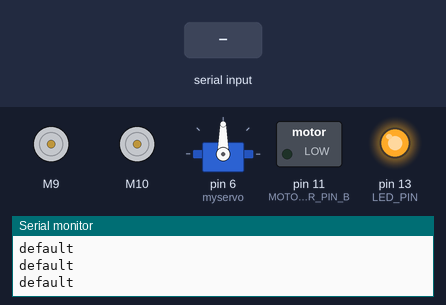
A sketch run on a simulated Arduino Uno, built with avr-gcc and run on an emulated ATmega328P. Shown: 2 × DC motor (green arrow = forward, orange = backward, longer = faster), servo, switched loads named in the sketch (green lamp = pin HIGH), output pins drawn as LEDs (lit = HIGH), the last lines printed to the serial monitor. The inputs (shaded band) are chosen by the test bench.

Above: at 2.7 s.
2.8 s: "w" received over the second serial link
At 3.3 s:
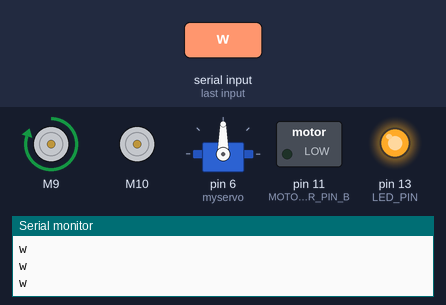
4.5 s: "a" received over the second serial link
At 5.6 s:
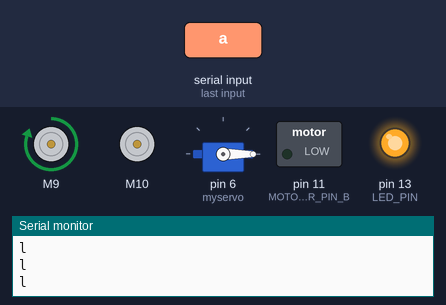
6.0 s: "0" received over the second serial link
At 6.7 s:
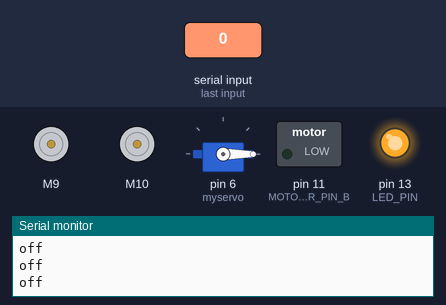
7.5 s: "1" received over the second serial link
At 7.9 s:
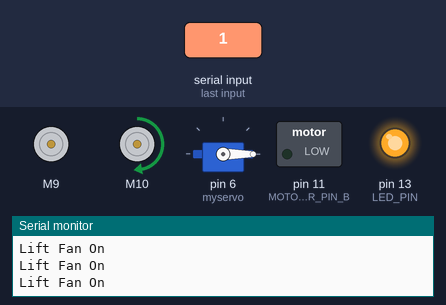
9.0 s: "o" received over the second serial link
At 9.4 s:
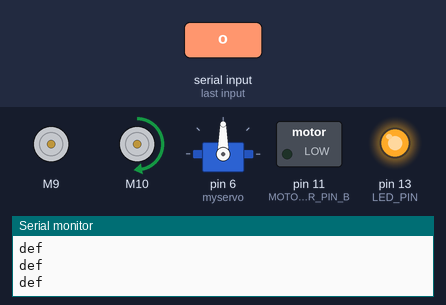
10.5 s: "d" received over the second serial link
At 11.4 s:
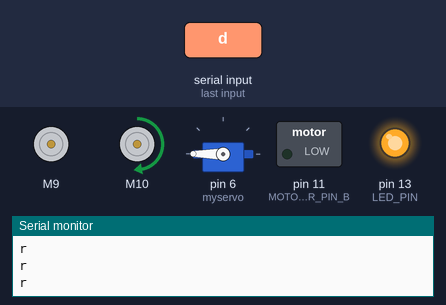
Timing chart, 0 to 13.0 s (numbered marks = the images above; inputs shaded):
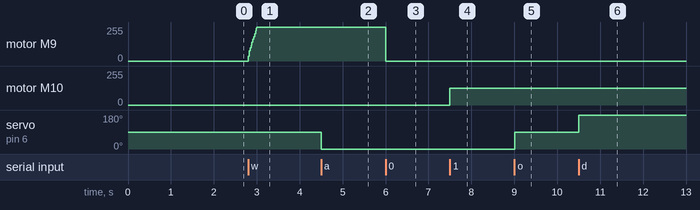

The sketch:

Working-Integration-Code.ino
```cpp
#include "ESC.h"

#include <SoftwareSerial.h>

#include <Servo.h>

#define LED_PIN (13)            // Pin for the LED
#define SPEED_MIN (1000)        // Set the Minimum Speed in microseconds
#define SPEED_MAX_THRUST (2200) // Set the Minimum Speed in microseconds
#define SPEED_MAX_LIFT (3000)
#define ARM_VALUE (500)
#define MOTOR_DIR_PIN_A (10)
#define MOTOR_DIR_PIN_B (11)
#define MOTOR_SPEED_PWM (9)

ESC ThrustFan(9, SPEED_MIN, SPEED_MAX_THRUST, ARM_VALUE); // ESC_Name (ESC PIN, Minimum Value, Maximum Value, Default Speed, Arm Value)
ESC LiftFan(10, SPEED_MIN, SPEED_MAX_LIFT, ARM_VALUE);    // ESC_Name (ESC PIN, Minimum Value, Maximum Value, Default Speed, Arm Value)
int oESC;                                                 // Variable for the speed sent to the ESC
int ThrustOnceFlag = 1;
int MotorOnceFlag = 1;

SoftwareSerial bluetooth(2, 3); // RX | TX
int SensorPin = A0;             // select the input pin for the potentiometer
int SensorValue = 0;
int SpeedReached = 0;
char Flag = 0;

Servo myservo; // create servo object to control a servo
int Pos = 90;  // variable to store the servo position
int ServoOnceFlag = 1;
int ServoToDefaultFlag = 1;

char ReadBluetooth(); //Function Declarations
void GetPotValue();
void TrustFanOn();
void TrustFanOff();
void LiftFanOn();
void LiftFanOff();
void TurnLeftServo();
void TurnRightServo();
void ServoAtDefaultPos();
void CollectorMotorLift();
void CollectorMotorRelease();

void setup()
{
  Serial.begin(9600);
  pinMode(LED_PIN, OUTPUT); // LED Visual Output
  pinMode(MOTOR_DIR_PIN_A, OUTPUT); //Motor Dir Output A
  pinMode(MOTOR_DIR_PIN_B, OUTPUT); //Motor Dir output B
  pinMode(MOTOR_SPEED_PWM, OUTPUT); //Motor speed control PWM
  digitalWrite(LED_PIN, LOW);
  ThrustFan.arm();
  LiftFan.arm();               // Send the Arm value so the ESC will be ready to take commands
  digitalWrite(LED_PIN, HIGH); // LED High Once Armed
  delay(1000);                 // Wait for a while
  GetPotValue();

  bluetooth.begin(9600);

  myservo.attach(6); // attaches the servo on pin 9 to the servo object
  delay(500);
  myservo.write(Pos);
}

void loop()
{
  switch (ReadBluetooth())
  {
    case 'w':
      TrustFanOn();
      Serial.println("w");
      break;
    case 'a':
      TurnLeftServo();
      Serial.println("l");

      break;
    case 'd':
      TurnRightServo();
      Serial.println("r");

      break;
    case 'o':
      ServoAtDefaultPos();
      Serial.println("def");

      break;
    case '0':
      SpeedReached = 0;
      TrustFanOff();
      Serial.println("off");

      break;

    case '1':
      LiftFanOn();
      break;

    case 'M':
      LiftFanOff();
      break;

    case '2':
      CollectorMotorLift();
      break;

    case 'N':
      CollectorMotorRelease();
      break;

    default:
      Serial.println("default");
      TrustFanOff();
      ServoAtDefaultPos();
      break;
  }
  delay(10);
}

char ReadBluetooth()
{
  if (bluetooth.available())
    Flag = bluetooth.read();
  //  Serial.print(Flag);
  return Flag;
}

void GetPotValue()
{
  SensorValue = analogRead(SensorPin);
  Serial.print(SensorValue);
  Serial.print("     ");
  SensorValue = map(SensorValue, 0, 1023, SPEED_MIN, SPEED_MAX_LIFT);
  Serial.println(SensorValue);
}

void TrustFanOn()
{
  if (ThrustOnceFlag == 1)
  {
    if (SpeedReached == 0)
    {
      Serial.print("Thrust Fan On SpeedIncreasing   ");
      for (int i = 1100; i < SPEED_MAX_THRUST; i += 5)
      {
        ThrustFan.speed(i);
        Serial.print(".");
      }
      Serial.println();
      SpeedReached = 1;
    }
    else
    {
      Serial.println("Thrust Fan On SpeedReached");
      ThrustFan.speed(SPEED_MAX_THRUST);
    }
    ThrustOnceFlag = 0;
  }
}

void TrustFanOff()
{
  if (ThrustOnceFlag == 0)
  {
    Serial.println("Thrust Fan Off");
    ThrustFan.speed(ARM_VALUE);

    ThrustOnceFlag = 1;
  }
}

void LiftFanOn()
{
    Serial.println("Lift Fan On");
  LiftFan.speed(SensorValue);
}

void LiftFanOff()
{
    Serial.println("Lift Fan Off");
  LiftFan.speed(ARM_VALUE);
}

void TurnLeftServo()
{
  if (ServoOnceFlag == 1)
  {
    Pos = 0;
    myservo.write(Pos); // tell servo to go to position in variable 'pos'
    delay(50);          // waits 50ms for the servo to reach the position

    ServoOnceFlag = 0;
  }
}

void TurnRightServo()
{
  if (ServoOnceFlag == 1)
  {
    Pos = 180;
    myservo.write(Pos); // tell servo to go to position in variable 'pos'
    delay(50);          // waits 1ms for the servo to reach the position

    ServoOnceFlag = 0;
  }
}

void ServoAtDefaultPos()
{
  if (ServoOnceFlag == 0)
  {
    Pos = 90;
    myservo.write(Pos); // tell servo to go to position in variable 'pos'

    ServoOnceFlag = 1;
  }
}

void CollectorMotorLift()
{
  if (MotorOnceFlag == 1) {
    Serial.println("Lifting!");
    digitalWrite(MOTOR_DIR_PIN_A, HIGH);
    digitalWrite(MOTOR_DIR_PIN_B, LOW);
    analogWrite(MOTOR_SPEED_PWM, 128);
    delay(2000);
    digitalWrite(MOTOR_DIR_PIN_A, LOW);
    digitalWrite(MOTOR_DIR_PIN_B, LOW);
    analogWrite(MOTOR_SPEED_PWM, 0);
    Serial.println("Lifted!");
    MotorOnceFlag = 0;
  }
}

void CollectorMotorRelease()
{
  if (MotorOnceFlag == 0) {
    Serial.println("Releasing!");
    digitalWrite(MOTOR_DIR_PIN_A, LOW);
    digitalWrite(MOTOR_DIR_PIN_B, HIGH);
    analogWrite(MOTOR_SPEED_PWM, 128);
    delay(2000);
    digitalWrite(MOTOR_DIR_PIN_A, LOW);
    digitalWrite(MOTOR_DIR_PIN_B, LOW);
    analogWrite(MOTOR_SPEED_PWM, 0);
    Serial.println("Released!");
    MotorOnceFlag = 1;
  }
}
```

Measured:
- after the input at 2.8 s, motor M9: moves from stopped to forward 253/255 over 0.20 s, starting at once
- after the input at 4.5 s, servo on pin 6 (myservo): 90° → 0° at once
- after the input at 6.0 s, motor M9: forward 253/255 → stopped at once
- after the input at 7.5 s, motor M10: stopped → forward 127/255 at once
- after the input at 9.0 s, servo on pin 6 (myservo): 0° → 90° at once
- after the input at 10.5 s, servo on pin 6 (myservo): 90° → 180° at once
